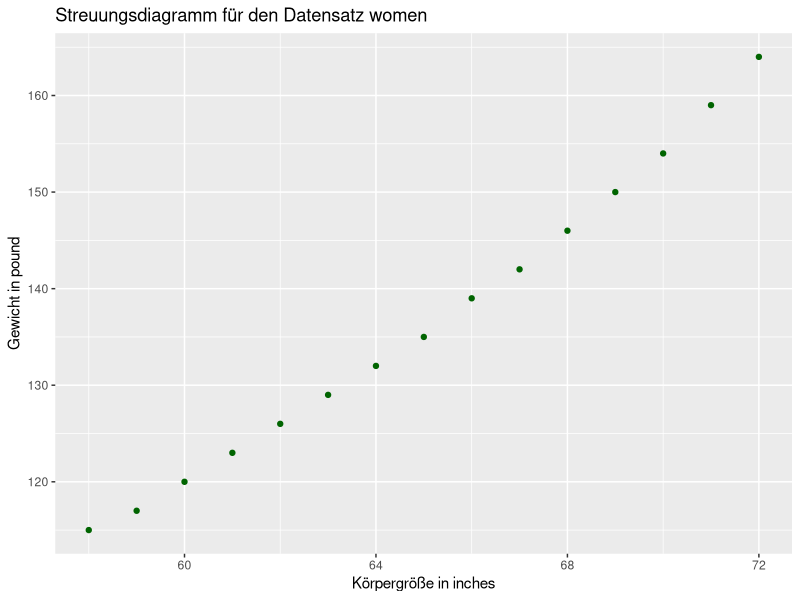
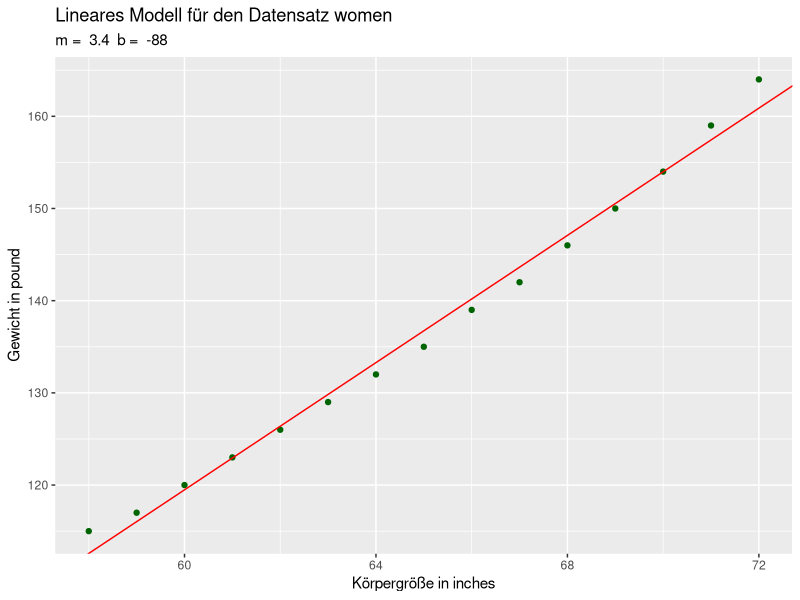
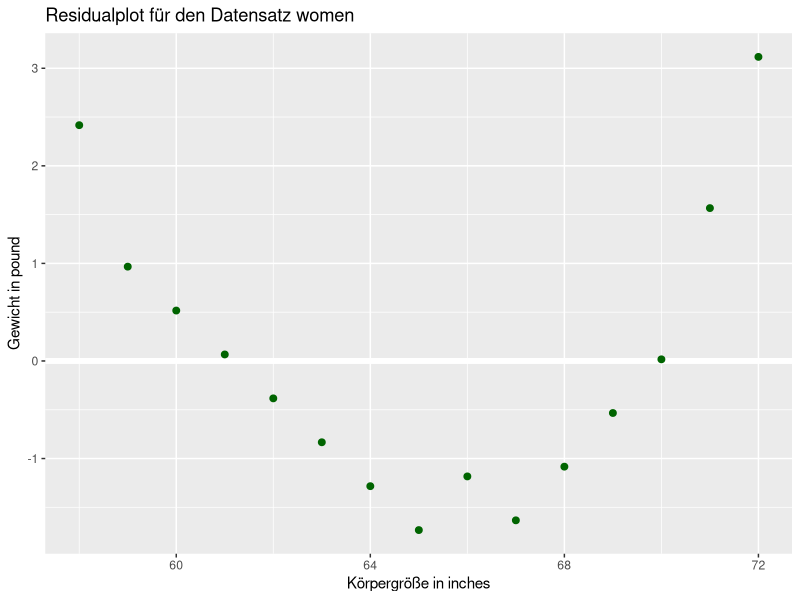
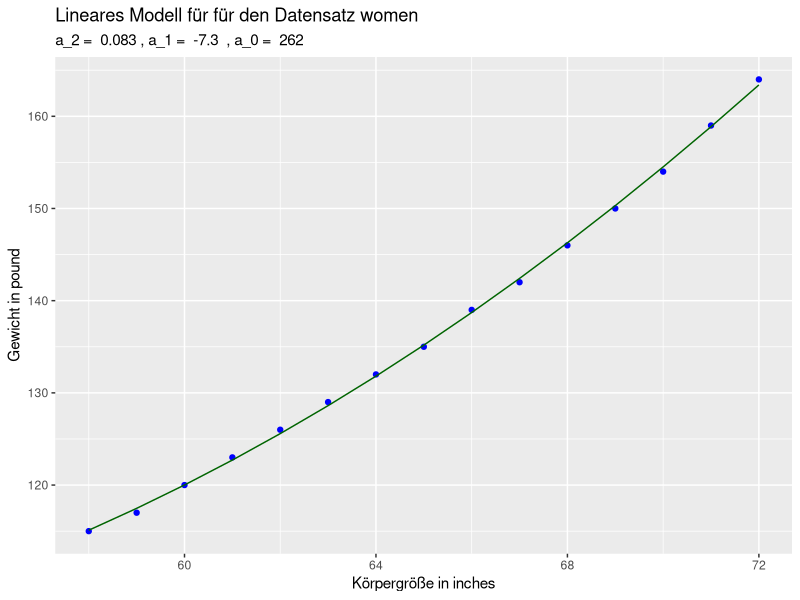
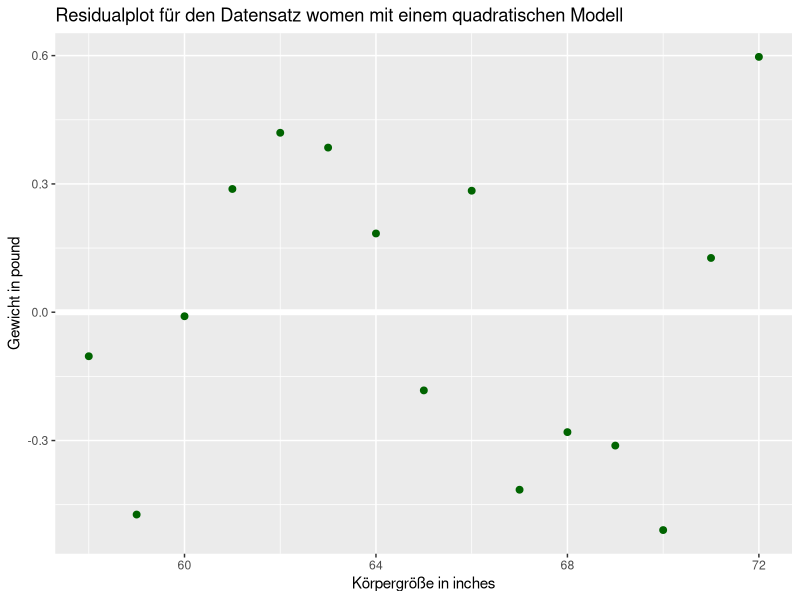
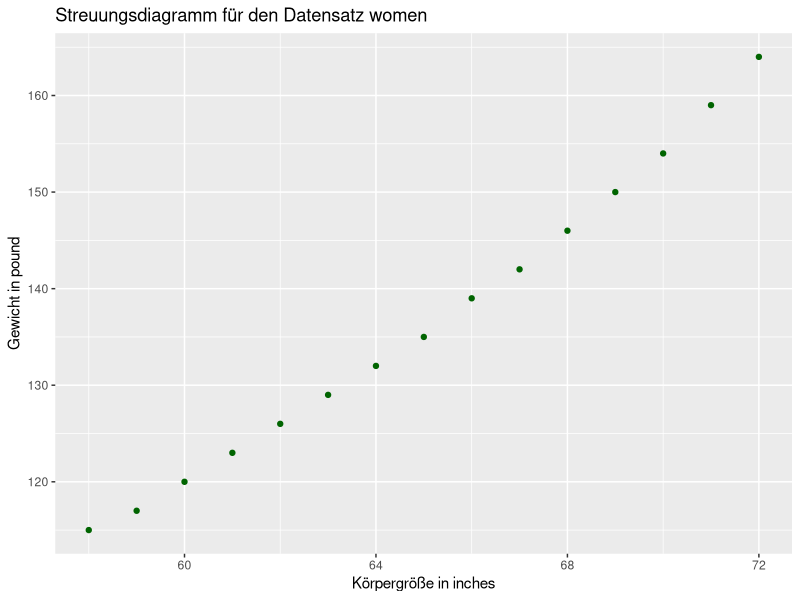
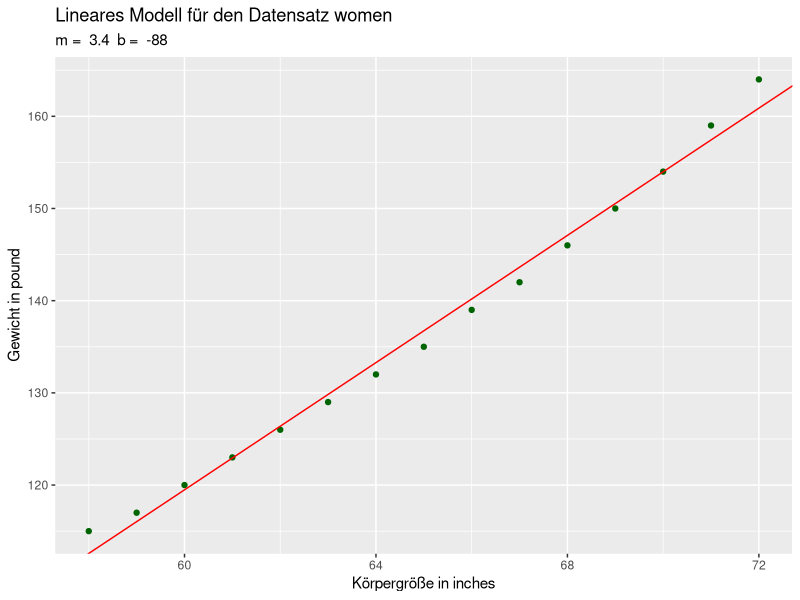
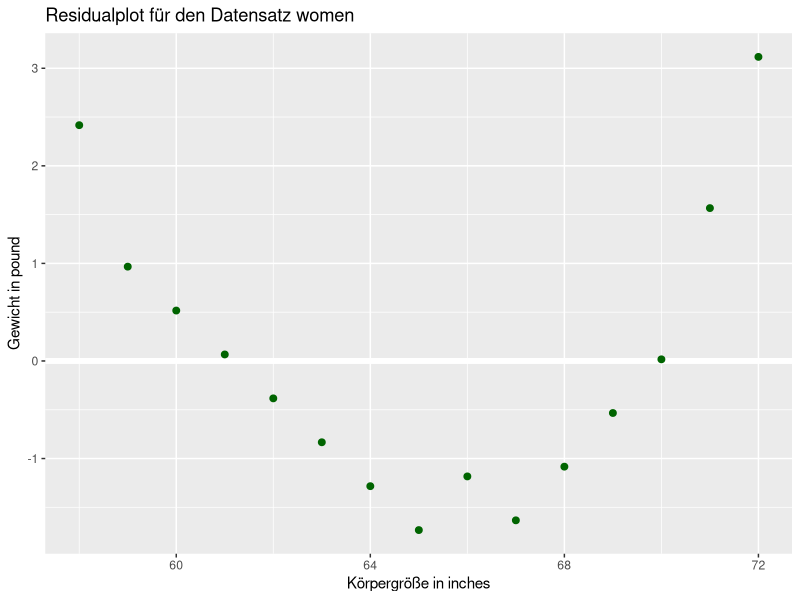

Recreate these plots in R, in order.
## ---- chunk 1
knitr::opts_chunk$set(echo = TRUE)
library(knitr)
library(kableExtra)
library(tidyverse)
library(modelr)
options(digits=2)
## ---- chunk 2
kable(women,
      align="l",
      caption="Tabelle 1: Der Datensatz women (Angaben in inches und pound)",
      col.names=c("Körpergröße", "Gewicht")) %>%
      kable_styling(
        bootstrap_options = c("striped", "condensed"), 
       full_width = T, 
       position = "center")
## ---- chunk 3
coeff <- cor(women$height, women$weight, method="pearson")
## ---- chunk 4
ggplot(women) +
  geom_point(mapping=aes(x=height, y=weight), 
             color="darkgreen") +
  labs(
    title="Streuungsdiagramm für den Datensatz women", 
    x="Körpergröße in inches", 
    y="Gewicht in pound"
  ) 

ggsave(filename="women1.png", plot=last_plot(), device="png",
       path="images/", width=16, height=9, units="cm")
## ---- chunk 5
sim <- lm(weight ~ height, data = women)

mbSim <- coef(sim)

ggplot(women) +
  geom_point(mapping=aes(x=height, y=weight), 
             color="darkgreen") +
  geom_abline(intercept=mbSim[1], slope=mbSim[2], color="red") +
  labs(
    title="Lineares Modell für den Datensatz women", 
    subtitle=paste("m = ", format(mbSim[2], digits=2), 
                   " b = ", format(mbSim[1], digits=2)),
    x="Körpergröße in inches", 
    y="Gewicht in pound"
  ) 

ggsave(filename="women2.png", plot=last_plot(), device="png",
       path="images/", width=16, height=9, units="cm")
## ---- chunk 6
daten <- women %>%
  add_residuals(sim)
## ---- chunk 7
ggplot(daten, aes(height, resid)) + 
  geom_ref_line(h=0) + 
  geom_point(size=2.0, color="darkgreen") +
  labs(
    title="Residualplot für den Datensatz women", 
    x="Körpergröße in inches", 
    y="Gewicht in pound"
  )

ggsave(filename="women3.png", plot=last_plot(), device="png",
       path="images/", width=16, height=9, units="cm")
## ---- chunk 8
sim2 <- lm(weight ~ height + I(height^2), data=women)

coefSim2 <- coef(sim2)

grid <- women %>%
  data_grid(height = seq(58.0, 72.0, 1.0)) %>%
  gather_predictions(sim2)


ggplot(grid) +
  geom_point(data = women, mapping=aes(x=height, y = weight),                      color="blue") + 
  geom_line(mapping=aes(x=height, y=pred), 
             color="darkgreen") +
  labs(
    title="Lineares Modell für für den Datensatz women", 
    subtitle=paste("a_2 = ", format(coefSim2[3], digits=2), 
                   ", a_1 = ", format(coefSim2[2], digits=2), 
                   " , a_0 = ", format(coefSim2[1], digits=2)),
    x="Körpergröße in inches", 
    y="Gewicht in pound"
  ) 

ggsave(filename="women4.png", plot=last_plot(), device="png",
       path="images/", width=16, height=9, units="cm")
## ---- chunk 9
daten <- women %>%
  add_residuals(sim2)

ggplot(daten, aes(height, resid)) + 
  geom_ref_line(h=0) + 
  geom_point(size=2.0, color="darkgreen") +
  labs(
    title="Residualplot für den Datensatz women mit einem quadratischen Modell", 
    x="Körpergröße in inches", 
    y="Gewicht in pound"
  )

ggsave(filename="women5.png", plot=last_plot(), device="png",
       path="images/", width=16, height=9, units="cm")
